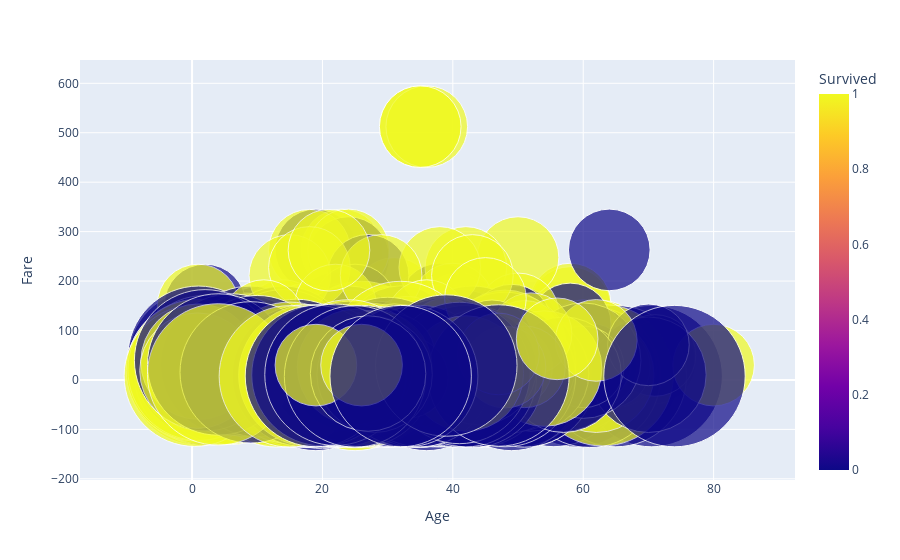

Notebook cell for this chart:
### Code cell
#7)
fig = px.scatter(df, x="Age", y="Fare",
         size="Pclass", color="Survived",
                 hover_name="Name", size_max=100)
fig.show()

### Figure 1 — Plotly figure (JSON) as saved in the notebook; plotly's stock layout.template omitted (floating-point values rounded to 4 significant figures; data arrays with more than 128 entries replaced by an {"elided": "..."} marker saying what was removed)
{"data": [{"hovertemplate": "<b>%{hovertext}</b><br><br>Age=%{x}<br>Fare=%{y}<br>Pclass=%{marker.size}<br>Survived=%{marker.color}<extra></extra>", "hovertext": {"elided": "891 str values"}, "legendgroup": "", "marker": {"color": {"elided": "891 int values"}, "coloraxis": "coloraxis", "size": {"elided": "891 int values"}, "sizemode": "area", "sizeref": 0.0003, "symbol": "circle"}, "mode": "markers", "name": "", "orientation": "v", "showlegend": false, "type": "scatter", "x": {"elided": "891 float values"}, "xaxis": "x", "y": {"elided": "891 float values"}, "yaxis": "y"}], "layout": {"coloraxis": {"colorbar": {"title": {"text": "Survived"}}, "colorscale": [[0, "#0d0887"], [0.1111, "#46039f"], [0.2222, "#7201a8"], [0.3333, "#9c179e"], [0.4444, "#bd3786"], [0.5556, "#d8576b"], [0.6667, "#ed7953"], [0.7778, "#fb9f3a"], [0.8889, "#fdca26"], [1, "#f0f921"]]}, "legend": {"itemsizing": "constant", "tracegroupgap": 0}, "margin": {"t": 60}, "xaxis": {"anchor": "y", "domain": [0, 1], "title": {"text": "Age"}}, "yaxis": {"anchor": "x", "domain": [0, 1], "title": {"text": "Fare"}}}}
